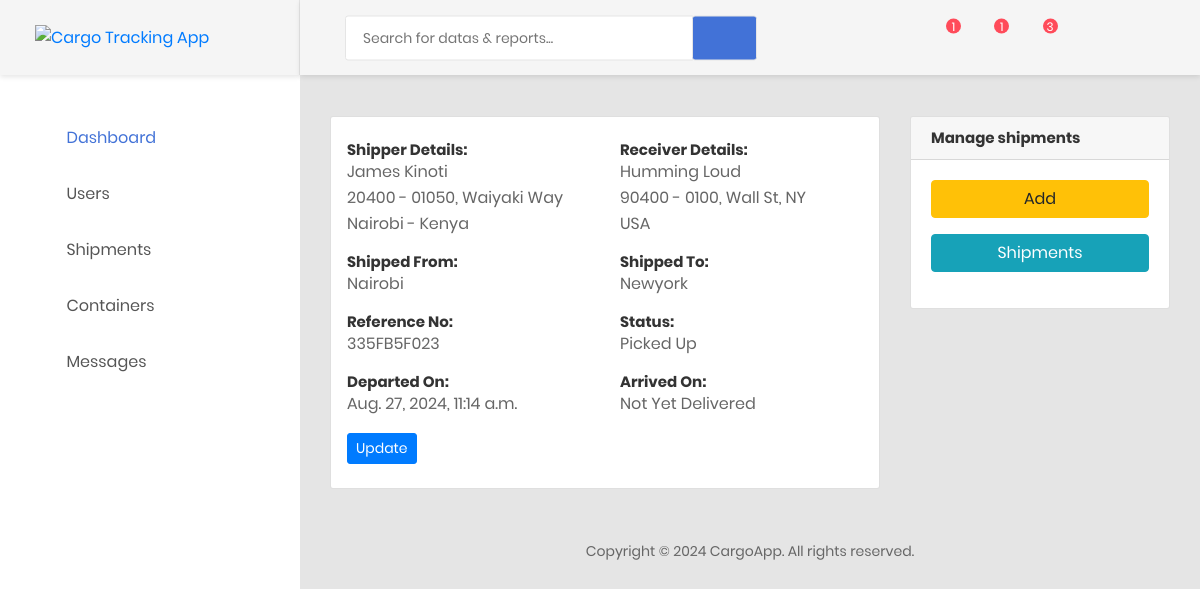
Page /control/shipment_details/1 on the earlier database version.
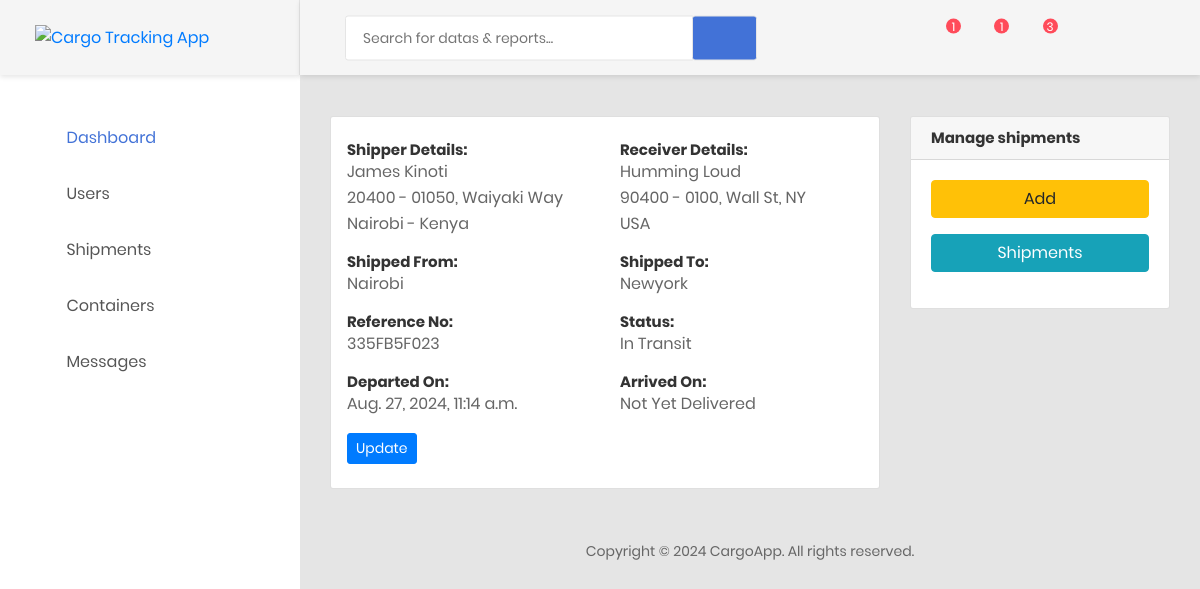
Same page on the later database version.
### main/models.py (models this page shows, shortened)
class Shipment(models.Model):
    STATUS = [
        ('Picked Up', 'Picked Up'),
        ('Processing', 'Processing'),
        ('In Transit', 'In Transit'),
        ('On Hold', 'On Hold'),
        ('Delivered', 'Delivered')
    ]
    shipper = models.ForeignKey(Customer, on_delete=models.CASCADE, blank=True, related_name="shipper")
    receiver = models.ForeignKey(Customer, on_delete=models.CASCADE, blank=True, related_name='receiver')
    shipped_from = models.CharField(max_length=255, blank=True)
    shipped_to = models.CharField(max_length=255, blank=True)
    departure_date = models.DateTimeField(auto_now_add=True)
    arrival_date = models.DateTimeField(null=True, blank=True)
    reference_no = models.CharField(max_length=100, unique=True, blank=True, editable=False)
    status = models.CharField(max_length=50, choices=STATUS, default='Picked Up')
    has_tracking = models.BooleanField(default=False)  # New field

### accounts/models.py (models this page shows, shortened)
class CustomUser(AbstractUser):
    role =[
        ('Customer', 'customer'),
        ('Staff', 'staff'),
    ]
    username = None
    email = models.EmailField(unique=True)
    full_names = models.CharField(max_length=100, blank=True)
    user_type = models.CharField(max_length=20, choices=role, default='Customer')
    address = models.CharField(max_length=250, blank=True)
    location = models.CharField(max_length=100, blank=True)
    date_joined = models.DateField(auto_now_add=True)
    USERNAME_FIELD = 'email'
    REQUIRED_FIELDS = ['full_names', ]
    objects = CustomUserManager()

### control/views.py (the view)
# urls.py: path('shipment_details/<pk>', views.ShipmentDetailView.as_view(), name="shipment_details"),
class ShipmentDetailView(DetailView):
    context_object_name = 'shipment'
    model = Shipment
    template_name = 'shipments/shipment_details.html'

### control/templates/shipments/shipment_details.html
{% extends '../dashboard.html' %}
{% block content %}
<div class="row">
    <div class="col-12 col-lg-8 mb-4 mb-lg-0">
        <div class="card p-3">
            <div class="row">
                <div class="col">
                    <div class="py-2">
                        <h5>Shipper Details:</h5>
                        <p>{{shipment.shipper.full_names}}</p>
                        <p>{{shipment.shipper.address}}</p>
                        <p>{{shipment.shipper.location}}</p>
                    </div>
                    <div class="py-2">
                        <h5>Shipped From:</h5>
                        <p>{{shipment.shipped_from}}</p>
                    </div>
                    <div class="py-2">
                        <h5>Reference No:</h5>
                        <p>{{shipment.reference_no}}</p>
                    </div>
                    <div class="py-2">
                        <h5>Departed On:</h5>
                        <p>{{shipment.departure_date}}</p>
                    </div>
                </div>
                <div class="col">
                    <div class="py-2">
                        <h5>Receiver Details:</h5>
                        <p>{{shipment.receiver.full_names}}</p>
                        <p>{{shipment.receiver.address}}</p>
                        <p>{{shipment.receiver.location}}</p>
                    </div>
                    <div class="py-2">
                        <h5>Shipped To:</h5>
                        <p>{{shipment.shipped_to}}</p>
                    </div>
                    <div class="py-2">
                        <h5>Status:</h5>
                        <p>{{shipment.status}}</p>
                    </div>
                    {% if shipment.arrived_date %}
                    <div class="py-2">
                        <h5>Arrived On:</h5>
                        <p>{{shipment.arrived_date}}</p>
                    </div>
                    {% else %}
                    <div class="py-2">
                        <h5>Arrived On:</h5>
                        <p>Not Yet Delivered</p>
                    </div>
                    {% endif %}
                </div>
            </div>
            <div class="py-2">
                <a href="{% url 'update_shipment' shipment.id %}" class="btn btn-sm btn-primary">Update</a>
            </div>
        </div>
    </div>
    <div class="col">
        <div class="card mb-3">
            <h5 class="card-header">Manage shipments</h5>
            <div class="card-body">
                <a class="btn rounded btn-warning mb-3 w-100" href="{% url 'add_shipment' %}">Add</a>
                <a class="btn rounded btn-info mb-3 w-100" href="{% url 'shipments' %}">Shipments</a>
            </div>
        </div>
    </div>
</div>
{% endblock %}

Differences in the rows shown:
changed Shipment "Nairobi": status "Picked Up" → "In Transit"
